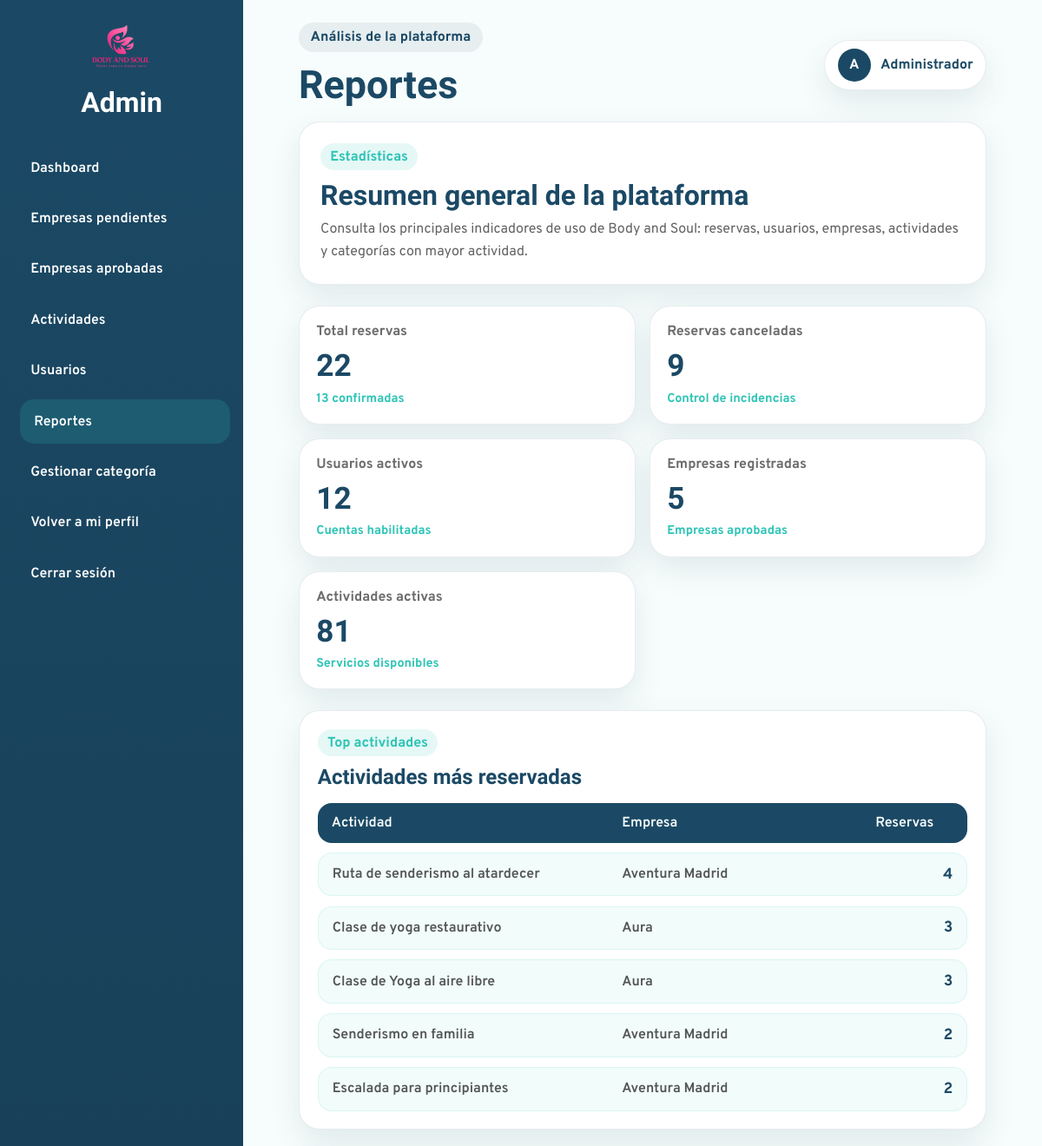
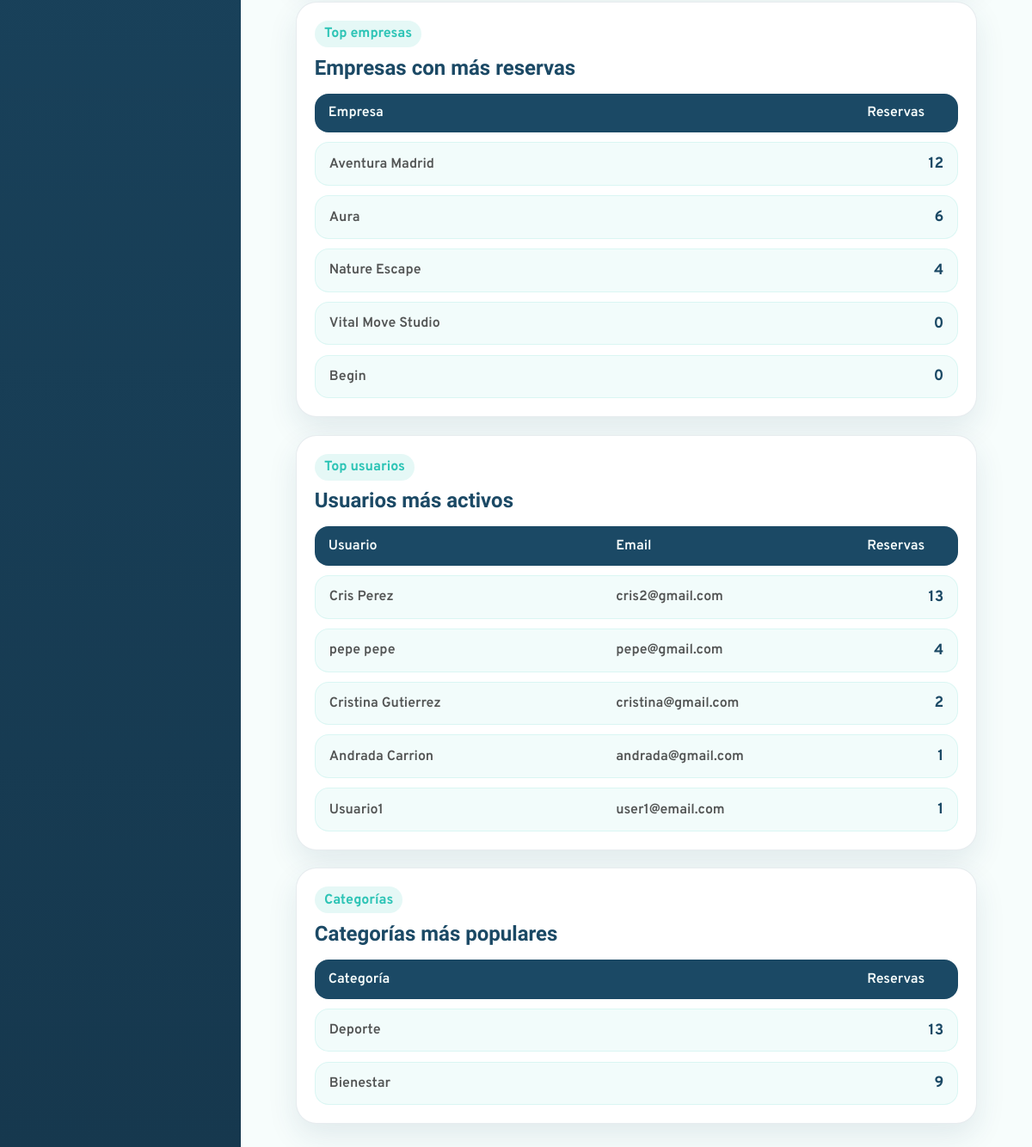
The app's page /Admin/reportes.php (signed in) with its own data (2 pictures, top to bottom).
### tables this page shows
CREATE TABLE `servicio` (
  `id_servicio` int(11) NOT NULL,
  `id_empresa` int(11) NOT NULL,
  `nombre_servicio` varchar(150) NOT NULL,
  `descripcion` text DEFAULT NULL,
  `lugar` varchar(150) DEFAULT NULL,
  `id_categoria` int(11) NOT NULL,
  `precio` decimal(10,2) NOT NULL DEFAULT 0.00,
  `duracion` varchar(50) DEFAULT NULL,
  `materiales` text DEFAULT NULL,
  `estado` enum('activo','cancelado') NOT NULL DEFAULT 'activo',
  `id_municipio` int(11) DEFAULT NULL,
  `codigo_postal` varchar(10) DEFAULT NULL,
  `latitud` decimal(10,8) DEFAULT NULL,
  `longitud` decimal(11,8) DEFAULT NULL
);

CREATE TABLE `empresa` (
  `id_empresa` int(11) NOT NULL,
  `nombre_empresa` varchar(150) NOT NULL,
  `categoria_empresa` varchar(100) NOT NULL,
  `email` varchar(150) NOT NULL,
  `contrasena` varchar(255) NOT NULL,
  `direccion` varchar(255) DEFAULT NULL,
  `telefono` varchar(20) DEFAULT NULL,
  `ciudad_empresa` varchar(100) NOT NULL,
  `descripcion_empresa` text NOT NULL,
  `logo_empresa` varchar(255) DEFAULT NULL,
  `estado` enum('activa','suspendida') NOT NULL DEFAULT 'activa',
  `fecha_registro` datetime NOT NULL DEFAULT current_timestamp()
);

CREATE TABLE `usuario` (
  `id_usuario` int(11) NOT NULL,
  `nombre` varchar(100) NOT NULL,
  `apellido` varchar(30) NOT NULL,
  `email` varchar(150) NOT NULL,
  `contrasena` varchar(255) NOT NULL,
  `telefono` varchar(20) DEFAULT NULL,
  `id_rol` int(11) NOT NULL,
  `fecha_registro` datetime NOT NULL DEFAULT current_timestamp(),
  `intentos` int(1) NOT NULL,
  `estado` enum('activo','suspendido') NOT NULL DEFAULT 'activo'
);

### bd/bdadmin.php (called while the page is built, shortened)
<?php
class bdadmin{
public $pdo = "";
public function __construct($host,$port,$db,$user,$pass) {
    $this->pdo = new PDO("mysql:host=".$host.";port=".$port.";dbname=".$db.";charset=utf8", $user, $pass);
    }
public function ObtenerResumenReportes(){
    $datos = [];
    $consultas = [
        "total_reservas" => "SELECT COUNT(*) FROM reserva",
        "reservas_confirmadas" => "SELECT COUNT(*) FROM reserva WHERE estado = 'confirmada'",
        "reservas_canceladas" => "SELECT COUNT(*) FROM reserva WHERE estado = 'cancelada'",
        "usuarios_activos" => "SELECT COUNT(*) FROM usuario WHERE estado = 'activo'",
        "empresas_total" => "SELECT COUNT(*) FROM empresa",
        "actividades_activas" => "SELECT COUNT(*) FROM servicio WHERE estado = 'activo'"
    ];
    foreach($consultas as $clave => $sentencia){
        $ejecucion = $this->pdo->prepare($sentencia);
        $ejecucion->execute();
        $datos[$clave] = $ejecucion->fetchColumn();
    }
    return $datos;
}
public function ObtenerActividadesMasReservadas(){
    $sentencia = "SELECT
                s.id_servicio,
                s.nombre_servicio,
                e.nombre_empresa,
                COUNT(r.id_reserva) AS total_reservas
            FROM servicio s
            LEFT JOIN reserva r ON s.id_servicio = r.id_servicio
            INNER JOIN empresa e ON s.id_empresa = e.id_empresa
            GROUP BY s.id_servicio, s.nombre_servicio, e.nombre_empresa
            ORDER BY total_reservas DESC
            LIMIT 5";
    $ejecucion = $this->pdo->prepare($sentencia);
    $ejecucion->execute();
    return $ejecucion->fetchAll(PDO::FETCH_ASSOC);
}
public function ObtenerEmpresasConMasReservas(){
    $sentencia = "SELECT
                e.id_empresa,
                e.nombre_empresa,
                COUNT(r.id_reserva) AS total_reservas
            FROM empresa e
            LEFT JOIN servicio s ON e.id_empresa = s.id_empresa
            LEFT JOIN reserva r ON s.id_servicio = r.id_servicio
            GROUP BY e.id_empresa, e.nombre_empresa
            ORDER BY total_reservas DESC
            LIMIT 5";
    $ejecucion = $this->pdo->prepare($sentencia);
    $ejecucion->execute();
    return $ejecucion->fetchAll(PDO::FETCH_ASSOC);
}
public function ObtenerUsuariosMasActivos(){
    $sentencia = "SELECT
                u.id_usuario,
                u.nombre,
                u.apellido,
                u.email,
                COUNT(r.id_reserva) AS total_reservas
            FROM usuario u
            LEFT JOIN reserva r ON u.id_usuario = r.id_usuario
            GROUP BY u.id_usuario, u.nombre, u.apellido, u.email
            ORDER BY total_reservas DESC
            LIMIT 5";
    $ejecucion = $this->pdo->prepare($sentencia);
    $ejecucion->execute();
    return $ejecucion->fetchAll(PDO::FETCH_ASSOC);
}
public function ObtenerCategoriasMasPopulares(){
    $sentencia = "SELECT
                COALESCE(cp.nombre, c.nombre) AS categoria,
                COUNT(r.id_reserva) AS total_reservas
            FROM categoria c
            LEFT JOIN categoria cp ON c.id_categoria_padre = cp.id_categoria
            INNER JOIN servicio s ON s.id_categoria = c.id_categoria
            LEFT JOIN reserva r ON s.id_servicio = r.id_servicio
            GROUP BY categoria
            ORDER BY total_reservas DESC
            LIMIT 5";
    $ejecucion = $this->pdo->prepare($sentencia);
    $ejecucion->execute();
    return $ejecucion->fetchAll(PDO::FETCH_ASSOC);
}
}

### Admin/reportes.php (the view, shortened to what this page needs)
<?php
require_once("head-admin.php");
$resumen = $bdadmin->ObtenerResumenReportes();
$actividades = $bdadmin->ObtenerActividadesMasReservadas();
$empresas = $bdadmin->ObtenerEmpresasConMasReservas();
$usuarios = $bdadmin->ObtenerUsuariosMasActivos();
$categorias = $bdadmin->ObtenerCategoriasMasPopulares();
?>
<main class="admin-content">
  <section class="reports-header-card">
    <div>
      <span class="admin-section-tag">Estadísticas</span>
      <h3>Resumen general de la plataforma</h3>
      <p>
        Consulta los principales indicadores de uso de Body and Soul: reservas, usuarios,
        empresas, actividades y categorías con mayor actividad.
      </p>
    </div>
  </section>
  <section class="reports-stats-grid">
    <article class="report-stat-card">
      <p>Total reservas</p>
      <h3><?= $resumen["total_reservas"] ?></h3>
      <span><?= $resumen["reservas_confirmadas"] ?> confirmadas</span>
    </article>
    <article class="report-stat-card">
      <p>Reservas canceladas</p>
      <h3><?= $resumen["reservas_canceladas"] ?></h3>
      <span>Control de incidencias</span>
    </article>
    <article class="report-stat-card">
      <p>Usuarios activos</p>
      <h3><?= $resumen["usuarios_activos"] ?></h3>
      <span>Cuentas habilitadas</span>
    </article>
    <article class="report-stat-card">
      <p>Empresas registradas</p>
      <h3><?= $resumen["empresas_total"] ?></h3>
      <span>Empresas aprobadas</span>
    </article>
    <article class="report-stat-card">
      <p>Actividades activas</p>
      <h3><?= $resumen["actividades_activas"] ?></h3>
      <span>Servicios disponibles</span>
    </article>
  </section>
  <section class="reports-grid">
    <article class="report-panel-card">
      <div class="report-panel-header">
        <span class="admin-section-tag">Top actividades</span>
        <h3>Actividades más reservadas</h3>
      </div>
      <div class="report-table">
        <div class="report-table-row report-table-head">
          <span>Actividad</span>
          <span>Empresa</span>
          <span>Reservas</span>
        </div>
        <?php foreach($actividades as $actividad): ?>
          <div class="report-table-row">
            <span><?= htmlspecialchars($actividad["nombre_servicio"]) ?></span>
            <span><?= htmlspecialchars($actividad["nombre_empresa"]) ?></span>
            <strong><?= $actividad["total_reservas"] ?></strong>
          </div>
        <?php endforeach; ?>
      </div>
    </article>
    <article class="report-panel-card">
      <div class="report-panel-header">
        <span class="admin-section-tag">Top empresas</span>
        <h3>Empresas con más reservas</h3>
      </div>
      <div class="report-table">
        <div class="report-table-row report-table-head">
          <span>Empresa</span>
          <span>Reservas</span>
        </div>
        <?php foreach($empresas as $empresa): ?>
          <div class="report-table-row">
            <span><?= htmlspecialchars($empresa["nombre_empresa"]) ?></span>
            <strong><?= $empresa["total_reservas"] ?></strong>
          </div>
        <?php endforeach; ?>
      </div>
    </article>
    <article class="report-panel-card">
      <div class="report-panel-header">
        <span class="admin-section-tag">Top usuarios</span>
        <h3>Usuarios más activos</h3>
      </div>
      <div class="report-table">
        <div class="report-table-row report-table-head">
          <span>Usuario</span>
          <span>Email</span>
          <span>Reservas</span>
        </div>
        <?php foreach($usuarios as $usuario): ?>
          <div class="report-table-row">
            <span><?= htmlspecialchars($usuario["nombre"] . " " . $usuario["apellido"]) ?></span>
            <span><?= htmlspecialchars($usuario["email"]) ?></span>
            <strong><?= $usuario["total_reservas"] ?></strong>
          </div>
        <?php endforeach; ?>
      </div>
    </article>
    <article class="report-panel-card">
      <div class="report-panel-header">
        <span class="admin-section-tag">Categorías</span>
        <h3>Categorías más populares</h3>
      </div>
      <div class="report-table">
        <div class="report-table-row report-table-head">
          <span>Categoría</span>
          <span>Reservas</span>
        </div>
        <?php foreach($categorias as $categoria): ?>
          <div class="report-table-row">
            <span><?= htmlspecialchars($categoria["categoria"]) ?></span>
            <strong><?= $categoria["total_reservas"] ?></strong>
          </div>
        <?php endforeach; ?>
      </div>
    </article>
  </section>
</main>
</div>
</div>
</body>
</html>

### css/admin-styles/admin-dashboard.css (style rules this page uses)
:root { --admin-primary: #1B4965; --admin-primary-dark: #16384E; --admin-secondary: #2EC4B6; --admin-accent: #FF8FA3; --admin-bg: #F7FDFC; --admin-surface: #ffffff; --admin-text: #2E2E2E; --admin-border: rgba(27, 73, 101, 0.10); --admin-shadow: 0 14px 34px rgba(27, 73, 101, 0.10); --admin-radius: 24px; --admin-transition: all 0.3s ease; }
* { box-sizing: border-box; }
body.admin-dashboard-body { margin: 0; font-family: "Overpass", sans-serif; background-color: var(--admin-bg); color: var(--admin-text); }
.admin-content { padding: 0 2rem 2rem; }
.admin-section-tag { display: inline-block; background-color: rgba(46, 196, 182, 0.12); color: var(--admin-secondary); padding: 0.35rem 0.7rem; border-radius: 999px; font-weight: 700; margin-bottom: 0.6rem; }

### css/admin-styles/usuarios.css (style rules this page uses)
:root { --admin-primary: #1B4965; --admin-primary-dark: #16384E; --admin-secondary: #2EC4B6; --admin-accent: #FF8FA3; --admin-warning: #FFC857; --admin-bg: #F7FDFC; --admin-surface: #ffffff; --admin-text: #2E2E2E; --admin-border: rgba(27, 73, 101, 0.10); --admin-shadow: 0 14px 34px rgba(27, 73, 101, 0.10); --admin-radius: 24px; --admin-transition: all 0.3s ease; }
* { box-sizing: border-box; }
body.admin-dashboard-body, body.admin-body { margin: 0; font-family: "Overpass", sans-serif; background-color: var(--admin-bg); color: var(--admin-text); }
.admin-content { padding: 0 2rem 2rem; }
.admin-section-tag, .section-badge { display: inline-block; background-color: rgba(46, 196, 182, 0.12); color: var(--admin-secondary); padding: 0.35rem 0.7rem; border-radius: 999px; font-weight: 700; margin-bottom: 0.6rem; }

### css/admin-styles/reportes.css (style rules this page uses)
.reports-header-card, .report-panel-card, .report-stat-card { background-color: var(--admin-surface); border: 1px solid var(--admin-border); border-radius: var(--admin-radius); box-shadow: var(--admin-shadow); }
.reports-header-card { padding: 1.5rem; margin-bottom: 1.5rem; }
.reports-header-card h3 { margin: 0 0 0.5rem; font-family: "Sansita", serif; font-size: 2rem; color: var(--admin-primary); }
.reports-header-card p { margin: 0; max-width: 760px; line-height: 1.6; color: rgba(46, 46, 46, 0.75); }
.reports-stats-grid { display: grid; grid-template-columns: repeat(5, 1fr); gap: 1rem; margin-bottom: 1.5rem; }
.report-stat-card { padding: 1.2rem; }
.report-stat-card p { margin: 0 0 0.5rem; color: rgba(46, 46, 46, 0.7); font-weight: 700; }
.report-stat-card h3 { margin: 0 0 0.4rem; font-family: "Sansita", serif; font-size: 2.2rem; color: var(--admin-primary); }
.report-stat-card span { color: var(--admin-secondary); font-weight: 700; font-size: 0.9rem; }
.reports-grid { display: grid; grid-template-columns: repeat(2, 1fr); gap: 1.3rem; }
.report-panel-card { padding: 1.3rem; }
.report-panel-header { margin-bottom: 1rem; }
.report-panel-header h3 { margin: 0; font-family: "Sansita", serif; color: var(--admin-primary); font-size: 1.5rem; }
.report-table { display: flex; flex-direction: column; gap: 0.7rem; }
.report-table-row { display: grid; grid-template-columns: 1.5fr 1.3fr 90px; gap: 1rem; align-items: center; padding: 0.8rem 1rem; background-color: rgba(46, 196, 182, 0.06); border: 1px solid rgba(46, 196, 182, 0.12); border-radius: 16px; }
.report-table-row span { color: rgba(46, 46, 46, 0.82); font-weight: 600; }
.report-table-row strong { justify-self: end; color: var(--admin-primary); font-size: 1.1rem; }
.report-table-head { background-color: #1B4965; color: #F7FDFC; font-weight: 800; border: none; }
.report-table-head span { color: inherit; }
@media (max-width: 1200px) { .reports-stats-grid { grid-template-columns: repeat(2, 1fr); } }
@media (max-width: 1200px) { .reports-grid { grid-template-columns: 1fr; } }

### records on screen
servicio: nombre_servicio "Ruta de senderismo al atardecer", id_empresa.nombre_empresa "Aventura Madrid", total_reservas "4"
servicio: nombre_servicio "Clase de yoga restaurativo", id_empresa.nombre_empresa "Aura", total_reservas "3"
servicio: nombre_servicio "Clase de Yoga al aire libre", id_empresa.nombre_empresa "Aura", total_reservas "3"
servicio: nombre_servicio "Senderismo en familia", id_empresa.nombre_empresa "Aventura Madrid", total_reservas "2"
servicio: nombre_servicio "Escalada para principiantes", id_empresa.nombre_empresa "Aventura Madrid", total_reservas "2"
empresa: nombre_empresa "Aventura Madrid", total_reservas "12"
empresa: nombre_empresa "Aura", total_reservas "6"
empresa: nombre_empresa "Nature Escape", total_reservas "4"
empresa: nombre_empresa "Vital Move Studio", total_reservas "0"
empresa: nombre_empresa "Begin", total_reservas "0"
usuario: nombre+apellido "Cris Perez", email "cris2@gmail.com", total_reservas "13"
usuario: nombre+apellido "pepe pepe", email "pepe@gmail.com", total_reservas "4"
usuario: nombre+apellido "Cristina Gutierrez", email "cristina@gmail.com", total_reservas "2"
usuario: nombre+apellido "Andrada Carrion", email "andrada@gmail.com", total_reservas "1"
usuario: nombre+apellido "Usuario1", email "user1@email.com", total_reservas "1"

### other values on screen
$etiquetaPagina "Análisis de la plataforma"
$tituloPagina "Reportes"
$resumen["total_reservas"] "22"
$resumen["reservas_confirmadas"] "13"
$resumen["reservas_canceladas"] "9"
$resumen["usuarios_activos"] "12"
$resumen["empresas_total"] "5"
$resumen["actividades_activas"] "81"
$categoria["categoria"] "Deporte"
$categoria["total_reservas"] "13"
$categoria["categoria"] "Bienestar"
$categoria["total_reservas"] "9"
